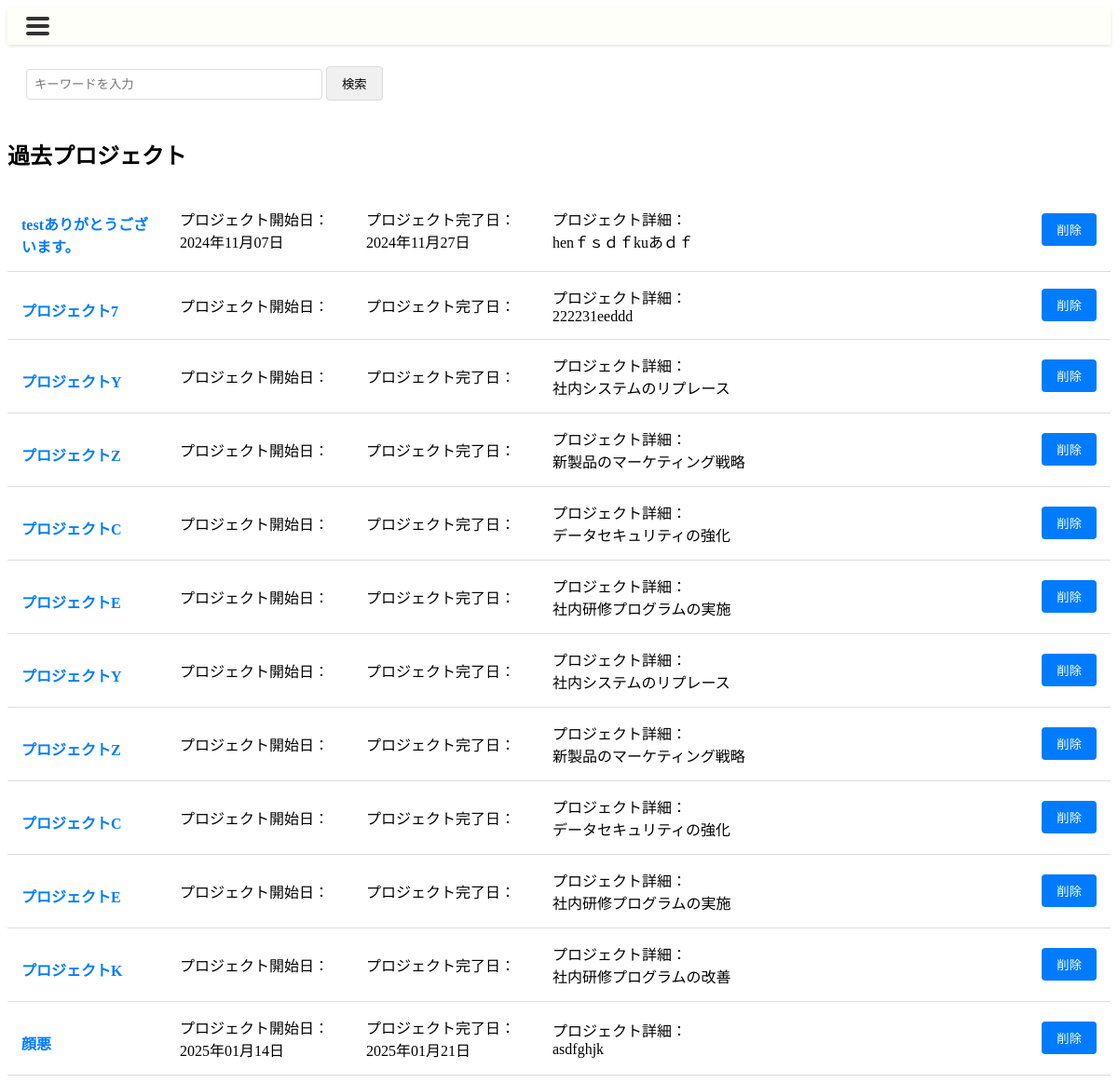
Page /past_project/ on the committed database.
### canri_app/models.py (models this page shows)
class Project(models.Model):
    project_id = models.AutoField(primary_key=True)
    project_name = models.CharField(max_length=255)
    project_detail = models.TextField(null=True, blank=True)
    project_start_date = models.DateField()
    project_end_date = models.DateField()
    creation_date = models.DateTimeField()
    update_date = models.DateTimeField(null=True, blank=True)
    complete_date = models.DateField(null=True, blank=True)
    deletion_date = models.DateTimeField(null=True, blank=True)
    post_evaluation_memo = models.TextField(null=True, blank=True)
    deletion_flag = models.BooleanField(default=False)
    complete_flag = models.BooleanField(default=False)
    class Meta:
        db_table = 'Project'

### canri_app/views.py (the view)
# urls.py: path('past_project/',                                           views.Past_ProjectListView.as_view(),       name='past_project'),
class Past_ProjectListView(TemplateView):
    template_name = "past_project_list.html"
    def get(self, request, *args, **kwargs):
        query = request.GET.get('q')
        qs = Project.objects.filter(complete_flag=1, deletion_flag=0)
        if query:
            qs = qs.filter(project_name__icontains=query)  # プロジェクト名でフィルタリング
        context = {
            'project_list': qs
        }
        return render(request, self.template_name, context)

### canri_app/templates/past_project_list.html (shortened to what this page needs)
{% extends 'base.html' %}
{% load static %}
{% block head %}
<link rel="stylesheet" href="{% static 'css/past_project_list.css' %}">
{% endblock %}
{% block content %}
<div class="search-container">
    <form method="GET" action="{% url 'canri_app:past_project' %}">
        <input type="text" name="q" class="search-input" placeholder="キーワードを入力" value="{{ request.GET.q }}" required>
        <button type="submit" class="search-button">検索</button>
    </form>
</div>
<h2>過去プロジェクト</h2>
<div class="project-table">
    {% for project in project_list %}
    <div class="project-row">
        <div class="project-name">
            <a href="{% url 'canri_app:past_project_view' project.project_id %}" class="project_a">{{ project.project_name }}</a>
        </div>
        <div class="project-period">プロジェクト開始日：<br>{{ project.project_start_date|date:"Y年m月d日" }}</div>
        <div class="project-complete">プロジェクト完了日：<br>{{ project.project_end_date|date:"Y年m月d日" }}</div>
        <div class="project-details">プロジェクト詳細：<br>{{ project.project_detail }}</div>
        <form method="POST" action="{% url 'canri_app:past_project_deleting_confirmation' project.project_id %}">
            <button type="submit" class="action-button">削除</button>
        </form>
    </div>
    {% empty %}
    <div class="project-row">
        <div class="project-details">完了済みのプロジェクトが存在しません</div>
    </div>
    {% endfor %}
</div>
{% endblock %}

### static/css/past_project_list.css (style rules this page uses)
.search-container { padding: 20px; background-color: white; display: flex; gap: 10px; align-items: center; }
.project_a { display: block; margin-top: 10px; font-size: 1rem; color: #007bff; text-decoration: none; }
.search-input { padding: 8px; border: 1px solid #ddd; border-radius: 4px; width: 300px; }
.search-button { padding: 8px 16px; background-color: #f0f0f0; border: 1px solid #ddd; border-radius: 4px; cursor: pointer; }
.project-table { width: 100%; background-color: white; margin-top: 20px; }
.project-row { display: flex; padding: 15px; border-bottom: 1px solid #ddd; align-items: center; }
.project-name { width: 150px; margin-right: 20px; font-weight: bold; }
.project-period { width: 200px; }
.project-complete { width: 200px; }
.project-details { flex-grow: 1; }
.action-button { padding: 8px 16px; background-color: #007bff; color: white; border: none; border-radius: 4px; cursor: pointer; text-decoration: none; }

### rows in the picture
Project: project_name "testありがとうございます。", project_start_date "2024年11月07日", project_end_date "2024年11月27日", project_detail "henｆｓｄｆkuあｄｆ"
Project: project_name "プロジェクト7", project_detail "222231eeddd"
Project: project_name "プロジェクトY", project_detail "社内システムのリプレース"
Project: project_name "プロジェクトZ", project_detail "新製品のマーケティング戦略"
Project: project_name "プロジェクトC", project_detail "データセキュリティの強化"
Project: project_name "プロジェクトE", project_detail "社内研修プログラムの実施"
Project: project_name "プロジェクトY", project_detail "社内システムのリプレース"
Project: project_name "プロジェクトZ", project_detail "新製品のマーケティング戦略"
Project: project_name "プロジェクトC", project_detail "データセキュリティの強化"
Project: project_name "プロジェクトE", project_detail "社内研修プログラムの実施"
Project: project_name "プロジェクトK", project_detail "社内研修プログラムの改善"
Project: project_name "顔悪", project_start_date "2025年01月14日", project_end_date "2025年01月21日", project_detail "asdfghjk"
